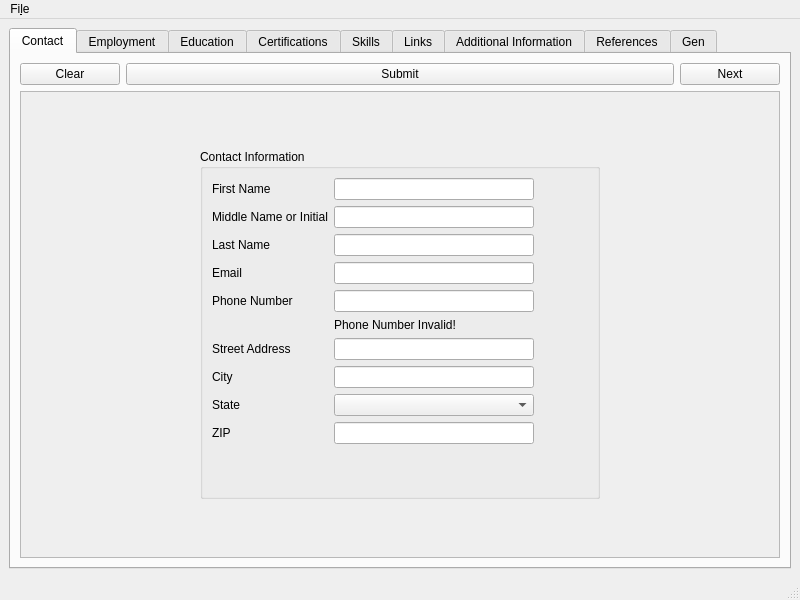
<?xml version="1.0" encoding="UTF-8"?>
<ui version="4.0">
 <class>MainWindow</class>
 <widget class="QMainWindow" name="MainWindow">
  <property name="geometry">
   <rect>
    <x>0</x>
    <y>0</y>
    <width>800</width>
    <height>600</height>
   </rect>
  </property>
  <property name="windowTitle">
   <string>ResumeBuilder</string>
  </property>
  <widget class="QWidget" name="centralwidget">
   <layout class="QGridLayout" name="gridLayout_3">
    <item row="0" column="0">
     <layout class="QGridLayout" name="gridLayout_5">
      <item row="0" column="0">
       <widget class="QTabWidget" name="tabWidget">
        <property name="currentIndex">
         <number>0</number>
        </property>
        <widget class="QWidget" name="contact_tab">
         <attribute name="title">
          <string>Contact</string>
         </attribute>
         <layout class="QGridLayout" name="gridLayout_6">
          <item row="1" column="0">
           <layout class="QGridLayout" name="gridLayout_4">
            <item row="0" column="0">
             <widget class="QScrollArea" name="scrollArea">
              <property name="widgetResizable">
               <bool>true</bool>
              </property>
              <widget class="QWidget" name="scrollAreaWidgetContents_2">
               <property name="geometry">
                <rect>
                 <x>0</x>
                 <y>0</y>
                 <width>752</width>
                 <height>441</height>
                </rect>
               </property>
               <layout class="QGridLayout" name="gridLayout_7">
                <item row="0" column="0">
                 <layout class="QGridLayout" name="gridLayout">
                  <item row="0" column="1">
                   <widget class="QGroupBox" name="groupBox">
                    <property name="enabled">
                     <bool>true</bool>
                    </property>
                    <property name="sizePolicy">
                     <sizepolicy hsizetype="Maximum" vsizetype="Maximum">
                      <horstretch>0</horstretch>
                      <verstretch>0</verstretch>
                     </sizepolicy>
                    </property>
                    <property name="maximumSize">
                     <size>
                      <width>400</width>
                      <height>350</height>
                     </size>
                    </property>
                    <property name="title">
                     <string>Contact Information</string>
                    </property>
                    <layout class="QFormLayout" name="formLayout">
                     <item row="0" column="0" colspan="2">
                      <layout class="QFormLayout" name="formLayout_2">
                       <item row="2" column="0">
                        <widget class="QLabel" name="label">
                         <property name="maximumSize">
                          <size>
                           <width>200</width>
                           <height>35</height>
                          </size>
                         </property>
                         <property name="text">
                          <string>First Name</string>
                         </property>
                        </widget>
                       </item>
                       <item row="2" column="1">
                        <widget class="QLineEdit" name="lineEdit">
                         <property name="maximumSize">
                          <size>
                           <width>200</width>
                           <height>35</height>
                          </size>
                         </property>
                        </widget>
                       </item>
                       <item row="3" column="0">
                        <widget class="QLabel" name="label_2">
                         <property name="maximumSize">
                          <size>
                           <width>200</width>
                           <height>35</height>
                          </size>
                         </property>
                         <property name="text">
                          <string>Middle Name or Initial</string>
                         </property>
                        </widget>
                       </item>
                       <item row="3" column="1">
                        <widget class="QLineEdit" name="lineEdit_4">
                         <property name="maximumSize">
                          <size>
                           <width>200</width>
                           <height>35</height>
                          </size>
                         </property>
                        </widget>
                       </item>
                       <item row="4" column="0">
                        <widget class="QLabel" name="label_3">
                         <property name="maximumSize">
                          <size>
                           <width>200</width>
                           <height>35</height>
                          </size>
                         </property>
                         <property name="text">
                          <string>Last Name</string>
                         </property>
                        </widget>
                       </item>
                       <item row="4" column="1">
                        <widget class="QLineEdit" name="lineEdit_2">
                         <property name="maximumSize">
                          <size>
                           <width>200</width>
                           <height>35</height>
                          </size>
                         </property>
                        </widget>
                       </item>
                       <item row="5" column="0">
                        <widget class="QLabel" name="label_4">
                         <property name="maximumSize">
                          <size>
                           <width>200</width>
                           <height>35</height>
                          </size>
                         </property>
                         <property name="text">
                          <string>Email</string>
                         </property>
                        </widget>
                       </item>
                       <item row="5" column="1">
                        <widget class="QLineEdit" name="lineEdit_5">
                         <property name="maximumSize">
                          <size>
                           <width>200</width>
                           <height>35</height>
                          </size>
                         </property>
                        </widget>
                       </item>
                       <item row="6" column="0">
                        <widget class="QLabel" name="label_5">
                         <property name="maximumSize">
                          <size>
                           <width>200</width>
                           <height>35</height>
                          </size>
                         </property>
                         <property name="text">
                          <string>Phone Number</string>
                         </property>
                        </widget>
                       </item>
                       <item row="6" column="1">
                        <widget class="QLineEdit" name="lineEdit_3">
                         <property name="maximumSize">
                          <size>
                           <width>200</width>
                           <height>35</height>
                          </size>
                         </property>
                        </widget>
                       </item>
                       <item row="8" column="0">
                        <widget class="QLabel" name="label_6">
                         <property name="maximumSize">
                          <size>
                           <width>200</width>
                           <height>35</height>
                          </size>
                         </property>
                         <property name="text">
                          <string>Street Address</string>
                         </property>
                        </widget>
                       </item>
                       <item row="8" column="1">
                        <widget class="QLineEdit" name="lineEdit_6">
                         <property name="maximumSize">
                          <size>
                           <width>200</width>
                           <height>35</height>
                          </size>
                         </property>
                        </widget>
                       </item>
                       <item row="9" column="0">
                        <widget class="QLabel" name="label_8">
                         <property name="text">
                          <string>City</string>
                         </property>
                        </widget>
                       </item>
                       <item row="9" column="1">
                        <widget class="QLineEdit" name="lineEdit_8">
                         <property name="maximumSize">
                          <size>
                           <width>200</width>
                           <height>35</height>
                          </size>
                         </property>
                        </widget>
                       </item>
                       <item row="10" column="0">
                        <widget class="QLabel" name="label_9">
                         <property name="text">
                          <string>State</string>
                         </property>
                        </widget>
                       </item>
                       <item row="10" column="1">
                        <widget class="QComboBox" name="comboBox">
                         <property name="maximumSize">
                          <size>
                           <width>200</width>
                           <height>35</height>
                          </size>
                         </property>
                        </widget>
                       </item>
                       <item row="11" column="0">
                        <widget class="QLabel" name="label_7">
                         <property name="maximumSize">
                          <size>
                           <width>200</width>
                           <height>35</height>
                          </size>
                         </property>
                         <property name="text">
                          <string>ZIP</string>
                         </property>
                        </widget>
                       </item>
                       <item row="11" column="1">
                        <widget class="QLineEdit" name="lineEdit_7">
                         <property name="maximumSize">
                          <size>
                           <width>200</width>
                           <height>35</height>
                          </size>
                         </property>
                        </widget>
                       </item>
                       <item row="7" column="1">
                        <widget class="QLabel" name="contact_invalid_phone">
                         <property name="text">
                          <string>Phone Number Invalid!</string>
                         </property>
                        </widget>
                       </item>
                      </layout>
                     </item>
                    </layout>
                   </widget>
                  </item>
                 </layout>
                </item>
               </layout>
              </widget>
             </widget>
            </item>
           </layout>
          </item>
          <item row="0" column="0">
           <layout class="QGridLayout" name="gridLayout_40">
            <item row="0" column="0">
             <widget class="QPushButton" name="pushButton_2">
              <property name="sizePolicy">
               <sizepolicy hsizetype="Maximum" vsizetype="Fixed">
                <horstretch>0</horstretch>
                <verstretch>0</verstretch>
               </sizepolicy>
              </property>
              <property name="maximumSize">
               <size>
                <width>100</width>
                <height>16777215</height>
               </size>
              </property>
              <property name="text">
               <string>Clear</string>
              </property>
             </widget>
            </item>
            <item row="0" column="1">
             <widget class="QPushButton" name="pushButton_7">
              <property name="text">
               <string>Submit</string>
              </property>
             </widget>
            </item>
            <item row="0" column="2">
             <widget class="QPushButton" name="pushButton">
              <property name="sizePolicy">
               <sizepolicy hsizetype="Maximum" vsizetype="Fixed">
                <horstretch>0</horstretch>
                <verstretch>0</verstretch>
               </sizepolicy>
              </property>
              <property name="maximumSize">
               <size>
                <width>100</width>
                <height>16777215</height>
               </size>
              </property>
              <property name="text">
               <string>Next</string>
              </property>
             </widget>
            </item>
           </layout>
          </item>
         </layout>
        </widget>
        <widget class="QWidget" name="employment_tab">
         <property name="minimumSize">
          <size>
           <width>0</width>
           <height>0</height>
          </size>
         </property>
         <attribute name="title">
          <string>Employment</string>
         </attribute>
         <layout class="QGridLayout" name="gridLayout_8">
          <item row="1" column="0">
           <layout class="QGridLayout" name="gridLayout_2">
            <item row="0" column="0">
             <widget class="QScrollArea" name="scrollArea_2">
              <property name="minimumSize">
               <size>
                <width>0</width>
                <height>0</height>
               </size>
              </property>
              <property name="widgetResizable">
               <bool>true</bool>
              </property>
              <widget class="QWidget" name="scrollAreaWidgetContents">
               <property name="geometry">
                <rect>
                 <x>0</x>
                 <y>0</y>
                 <width>752</width>
                 <height>441</height>
                </rect>
               </property>
               <property name="minimumSize">
                <size>
                 <width>0</width>
                 <height>0</height>
                </size>
               </property>
               <layout class="QGridLayout" name="gridLayout_10">
                <item row="0" column="0">
                 <layout class="QGridLayout" name="gridLayout_9"/>
                </item>
               </layout>
              </widget>
             </widget>
            </item>
           </layout>
          </item>
          <item row="0" column="0">
           <layout class="QGridLayout" name="gridLayout_36">
            <item row="0" column="1">
             <widget class="QPushButton" name="pushButton_3">
              <property name="text">
               <string>New</string>
              </property>
             </widget>
            </item>
            <item row="0" column="0">
             <widget class="QPushButton" name="pushButton_5">
              <property name="text">
               <string>Previous</string>
              </property>
             </widget>
            </item>
            <item row="0" column="2">
             <widget class="QPushButton" name="pushButton_6">
              <property name="text">
               <string>Submit</string>
              </property>
             </widget>
            </item>
            <item row="0" column="3">
             <widget class="QPushButton" name="pushButton_4">
              <property name="text">
               <string>Next</string>
              </property>
             </widget>
            </item>
           </layout>
          </item>
         </layout>
        </widget>
        <widget class="QWidget" name="education_tab">
         <attribute name="title">
          <string>Education</string>
         </attribute>
         <layout class="QGridLayout" name="gridLayout_12">
          <item row="1" column="0">
           <layout class="QGridLayout" name="gridLayout_11">
            <item row="0" column="0">
             <widget class="QScrollArea" name="scrollArea_3">
              <property name="widgetResizable">
               <bool>true</bool>
              </property>
              <widget class="QWidget" name="scrollAreaWidgetContents_3">
               <property name="geometry">
                <rect>
                 <x>0</x>
                 <y>0</y>
                 <width>752</width>
                 <height>441</height>
                </rect>
               </property>
               <layout class="QGridLayout" name="gridLayout_14">
                <item row="0" column="0">
                 <layout class="QGridLayout" name="gridLayout_13"/>
                </item>
               </layout>
              </widget>
             </widget>
            </item>
           </layout>
          </item>
          <item row="0" column="0">
           <layout class="QGridLayout" name="gridLayout_35">
            <item row="0" column="0">
             <widget class="QPushButton" name="pushButton_8">
              <property name="text">
               <string>Previous</string>
              </property>
             </widget>
            </item>
            <item row="0" column="2">
             <widget class="QPushButton" name="pushButton_10">
              <property name="text">
               <string>Submit</string>
              </property>
             </widget>
            </item>
            <item row="0" column="1">
             <widget class="QPushButton" name="pushButton_9">
              <property name="text">
               <string>New</string>
              </property>
             </widget>
            </item>
            <item row="0" column="3">
             <widget class="QPushButton" name="pushButton_11">
              <property name="text">
               <string>Next</string>
              </property>
             </widget>
            </item>
           </layout>
          </item>
         </layout>
        </widget>
        <widget class="QWidget" name="cert_tab">
         <attribute name="title">
          <string>Certifications</string>
         </attribute>
         <layout class="QGridLayout" name="gridLayout_16">
          <item row="1" column="0">
           <layout class="QGridLayout" name="gridLayout_15">
            <item row="0" column="0">
             <widget class="QScrollArea" name="scrollArea_4">
              <property name="widgetResizable">
               <bool>true</bool>
              </property>
              <widget class="QWidget" name="scrollAreaWidgetContents_4">
               <property name="geometry">
                <rect>
                 <x>0</x>
                 <y>0</y>
                 <width>752</width>
                 <height>441</height>
                </rect>
               </property>
               <layout class="QGridLayout" name="gridLayout_18">
                <item row="0" column="0">
                 <layout class="QGridLayout" name="gridLayout_17"/>
                </item>
               </layout>
              </widget>
             </widget>
            </item>
           </layout>
          </item>
          <item row="0" column="0">
           <layout class="QGridLayout" name="gridLayout_34">
            <item row="0" column="0">
             <widget class="QPushButton" name="pushButton_12">
              <property name="text">
               <string>Previous</string>
              </property>
             </widget>
            </item>
            <item row="0" column="1">
             <widget class="QPushButton" name="pushButton_13">
              <property name="text">
               <string>New</string>
              </property>
             </widget>
            </item>
            <item row="0" column="2">
             <widget class="QPushButton" name="pushButton_14">
              <property name="text">
               <string>Submit</string>
              </property>
             </widget>
            </item>
            <item row="0" column="3">
             <widget class="QPushButton" name="pushButton_15">
              <property name="text">
               <string>Next</string>
              </property>
             </widget>
            </item>
           </layout>
          </item>
         </layout>
        </widget>
        <widget class="QWidget" name="skills_tab">
         <attribute name="title">
          <string>Skills</string>
         </attribute>
         <layout class="QGridLayout" name="gridLayout_20">
          <item row="1" column="0">
           <layout class="QGridLayout" name="gridLayout_19">
            <item row="0" column="0">
             <widget class="QScrollArea" name="scrollArea_5">
              <property name="widgetResizable">
               <bool>true</bool>
              </property>
              <widget class="QWidget" name="scrollAreaWidgetContents_5">
               <property name="geometry">
                <rect>
                 <x>0</x>
                 <y>0</y>
                 <width>752</width>
                 <height>441</height>
                </rect>
               </property>
               <layout class="QGridLayout" name="gridLayout_22">
                <item row="0" column="0">
                 <layout class="QGridLayout" name="gridLayout_21"/>
                </item>
               </layout>
              </widget>
             </widget>
            </item>
           </layout>
          </item>
          <item row="0" column="0">
           <layout class="QGridLayout" name="gridLayout_37">
            <item row="0" column="1">
             <widget class="QPushButton" name="pushButton_17">
              <property name="text">
               <string>New</string>
              </property>
             </widget>
            </item>
            <item row="0" column="0">
             <widget class="QPushButton" name="pushButton_16">
              <property name="text">
               <string>Previous</string>
              </property>
             </widget>
            </item>
            <item row="0" column="2">
             <widget class="QPushButton" name="pushButton_18">
              <property name="text">
               <string>Submit</string>
              </property>
             </widget>
            </item>
            <item row="0" column="3">
             <widget class="QPushButton" name="pushButton_19">
              <property name="text">
               <string>Next</string>
              </property>
             </widget>
            </item>
           </layout>
          </item>
         </layout>
        </widget>
        <widget class="QWidget" name="links_tab">
         <attribute name="title">
          <string>Links</string>
         </attribute>
         <layout class="QGridLayout" name="gridLayout_32">
          <item row="1" column="0">
           <layout class="QGridLayout" name="gridLayout_31">
            <item row="0" column="0">
             <widget class="QScrollArea" name="scrollArea_8">
              <property name="widgetResizable">
               <bool>true</bool>
              </property>
              <widget class="QWidget" name="scrollAreaWidgetContents_8">
               <property name="geometry">
                <rect>
                 <x>0</x>
                 <y>0</y>
                 <width>752</width>
                 <height>441</height>
                </rect>
               </property>
               <layout class="QGridLayout" name="gridLayout_41">
                <item row="0" column="0">
                 <layout class="QGridLayout" name="gridLayout_33"/>
                </item>
               </layout>
              </widget>
             </widget>
            </item>
           </layout>
          </item>
          <item row="0" column="0">
           <layout class="QGridLayout" name="gridLayout_42">
            <item row="0" column="0">
             <widget class="QPushButton" name="pushButton_29">
              <property name="text">
               <string>Previous</string>
              </property>
             </widget>
            </item>
            <item row="0" column="1">
             <widget class="QPushButton" name="pushButton_30">
              <property name="text">
               <string>New</string>
              </property>
             </widget>
            </item>
            <item row="0" column="2">
             <widget class="QPushButton" name="pushButton_31">
              <property name="text">
               <string>Submit</string>
              </property>
             </widget>
            </item>
            <item row="0" column="3">
             <widget class="QPushButton" name="pushButton_32">
              <property name="text">
               <string>Next</string>
              </property>
             </widget>
            </item>
           </layout>
          </item>
         </layout>
        </widget>
        <widget class="QWidget" name="additional_info_tab">
         <attribute name="title">
          <string>Additional Information</string>
         </attribute>
         <layout class="QGridLayout" name="gridLayout_24">
          <item row="1" column="0">
           <layout class="QGridLayout" name="gridLayout_23">
            <item row="0" column="0">
             <widget class="QScrollArea" name="scrollArea_6">
              <property name="widgetResizable">
               <bool>true</bool>
              </property>
              <widget class="QWidget" name="scrollAreaWidgetContents_6">
               <property name="geometry">
                <rect>
                 <x>0</x>
                 <y>0</y>
                 <width>752</width>
                 <height>441</height>
                </rect>
               </property>
               <layout class="QGridLayout" name="gridLayout_26">
                <item row="0" column="0">
                 <layout class="QGridLayout" name="gridLayout_25"/>
                </item>
               </layout>
              </widget>
             </widget>
            </item>
           </layout>
          </item>
          <item row="0" column="0">
           <layout class="QGridLayout" name="gridLayout_38">
            <item row="0" column="2">
             <widget class="QPushButton" name="pushButton_22">
              <property name="text">
               <string>Submit</string>
              </property>
             </widget>
            </item>
            <item row="0" column="1">
             <widget class="QPushButton" name="pushButton_21">
              <property name="text">
               <string>New</string>
              </property>
             </widget>
            </item>
            <item row="0" column="0">
             <widget class="QPushButton" name="pushButton_20">
              <property name="text">
               <string>Previous</string>
              </property>
             </widget>
            </item>
            <item row="0" column="3">
             <widget class="QPushButton" name="pushButton_23">
              <property name="text">
               <string>Next</string>
              </property>
             </widget>
            </item>
           </layout>
          </item>
         </layout>
        </widget>
        <widget class="QWidget" name="references_tab">
         <attribute name="title">
          <string>References</string>
         </attribute>
         <layout class="QGridLayout" name="gridLayout_28">
          <item row="1" column="0">
           <layout class="QGridLayout" name="gridLayout_27">
            <item row="0" column="0">
             <widget class="QScrollArea" name="scrollArea_7">
              <property name="widgetResizable">
               <bool>true</bool>
              </property>
              <widget class="QWidget" name="scrollAreaWidgetContents_7">
               <property name="geometry">
                <rect>
                 <x>0</x>
                 <y>0</y>
                 <width>752</width>
                 <height>441</height>
                </rect>
               </property>
               <layout class="QGridLayout" name="gridLayout_30">
                <item row="0" column="0">
                 <layout class="QGridLayout" name="gridLayout_29"/>
                </item>
               </layout>
              </widget>
             </widget>
            </item>
           </layout>
          </item>
          <item row="0" column="0">
           <layout class="QGridLayout" name="gridLayout_39">
            <item row="0" column="2">
             <widget class="QPushButton" name="pushButton_26">
              <property name="text">
               <string>Submit</string>
              </property>
             </widget>
            </item>
            <item row="0" column="1">
             <widget class="QPushButton" name="pushButton_25">
              <property name="text">
               <string>New</string>
              </property>
             </widget>
            </item>
            <item row="0" column="0">
             <widget class="QPushButton" name="pushButton_24">
              <property name="text">
               <string>Previous</string>
              </property>
             </widget>
            </item>
            <item row="0" column="3">
             <widget class="QPushButton" name="pushButton_27">
              <property name="text">
               <string>Next</string>
              </property>
             </widget>
            </item>
           </layout>
          </item>
         </layout>
        </widget>
        <widget class="QWidget" name="gen_tab">
         <attribute name="title">
          <string>Gen</string>
         </attribute>
         <layout class="QGridLayout" name="gridLayout_44">
          <item row="1" column="1">
           <layout class="QGridLayout" name="gridLayout_43">
            <item row="0" column="1">
             <spacer name="verticalSpacer">
              <property name="orientation">
               <enum>Qt::Vertical</enum>
              </property>
              <property name="sizeHint" stdset="0">
               <size>
                <width>20</width>
                <height>40</height>
               </size>
              </property>
             </spacer>
            </item>
            <item row="1" column="2">
             <widget class="QPushButton" name="pushButton_28">
              <property name="maximumSize">
               <size>
                <width>200</width>
                <height>16777215</height>
               </size>
              </property>
              <property name="text">
               <string>Generate XML - References</string>
              </property>
             </widget>
            </item>
            <item row="1" column="3">
             <widget class="QPushButton" name="pushButton_37">
              <property name="maximumSize">
               <size>
                <width>200</width>
                <height>16777215</height>
               </size>
              </property>
              <property name="text">
               <string>Generate XML - Resume</string>
              </property>
             </widget>
            </item>
            <item row="1" column="1">
             <widget class="QPushButton" name="pushButton_33">
              <property name="sizePolicy">
               <sizepolicy hsizetype="Minimum" vsizetype="Fixed">
                <horstretch>0</horstretch>
                <verstretch>0</verstretch>
               </sizepolicy>
              </property>
              <property name="maximumSize">
               <size>
                <width>150</width>
                <height>16777215</height>
               </size>
              </property>
              <property name="text">
               <string>Generate JSON</string>
              </property>
             </widget>
            </item>
            <item row="2" column="2">
             <widget class="QPushButton" name="pushButton_35">
              <property name="text">
               <string>Generate PDF - References</string>
              </property>
             </widget>
            </item>
            <item row="2" column="3">
             <widget class="QPushButton" name="pushButton_34">
              <property name="maximumSize">
               <size>
                <width>200</width>
                <height>16777215</height>
               </size>
              </property>
              <property name="text">
               <string>Generate PDF - Resume</string>
              </property>
             </widget>
            </item>
            <item row="2" column="1">
             <widget class="QPushButton" name="pushButton_38">
              <property name="text">
               <string>Exit</string>
              </property>
             </widget>
            </item>
           </layout>
          </item>
          <item row="0" column="1">
           <layout class="QGridLayout" name="gridLayout_45">
            <item row="0" column="0">
             <widget class="QPushButton" name="pushButton_36">
              <property name="maximumSize">
               <size>
                <width>150</width>
                <height>16777215</height>
               </size>
              </property>
              <property name="text">
               <string>Previous</string>
              </property>
             </widget>
            </item>
            <item row="0" column="1">
             <widget class="QLineEdit" name="save"/>
            </item>
           </layout>
          </item>
         </layout>
        </widget>
       </widget>
      </item>
     </layout>
    </item>
   </layout>
  </widget>
  <widget class="QMenuBar" name="menubar">
   <property name="geometry">
    <rect>
     <x>0</x>
     <y>0</y>
     <width>800</width>
     <height>26</height>
    </rect>
   </property>
   <widget class="QMenu" name="menuFile">
    <property name="title">
     <string>Fi&amp;le</string>
    </property>
    <addaction name="actionExit"/>
   </widget>
   <addaction name="menuFile"/>
  </widget>
  <widget class="QStatusBar" name="statusbar"/>
  <action name="actionExit">
   <property name="text">
    <string>&amp;Exit</string>
   </property>
   <property name="shortcut">
    <string>Ctrl+Q</string>
   </property>
  </action>
 </widget>
 <resources/>
 <connections/>
</ui>
